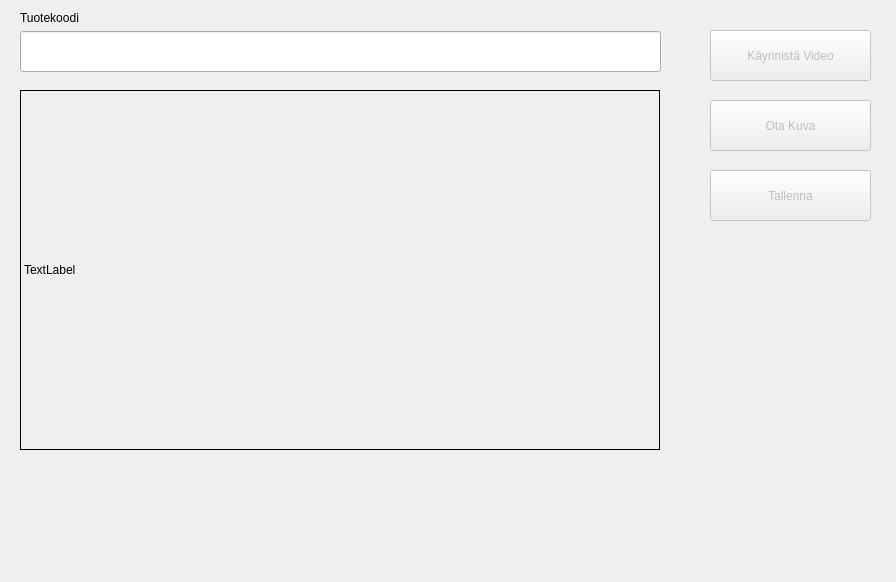
<?xml version="1.0" encoding="UTF-8"?>
<ui version="4.0">
 <class>Form</class>
 <widget class="QWidget" name="Form">
  <property name="geometry">
   <rect>
    <x>0</x>
    <y>0</y>
    <width>896</width>
    <height>582</height>
   </rect>
  </property>
  <property name="windowTitle">
   <string>Form</string>
  </property>
  <widget class="QLabel" name="productImage">
   <property name="geometry">
    <rect>
     <x>20</x>
     <y>90</y>
     <width>640</width>
     <height>360</height>
    </rect>
   </property>
   <property name="frameShape">
    <enum>QFrame::Box</enum>
   </property>
   <property name="text">
    <string>TextLabel</string>
   </property>
  </widget>
  <widget class="QPushButton" name="captureButton">
   <property name="enabled">
    <bool>false</bool>
   </property>
   <property name="geometry">
    <rect>
     <x>710</x>
     <y>30</y>
     <width>161</width>
     <height>51</height>
    </rect>
   </property>
   <property name="text">
    <string>Käynnistä Video</string>
   </property>
  </widget>
  <widget class="QPushButton" name="stillButton">
   <property name="enabled">
    <bool>false</bool>
   </property>
   <property name="geometry">
    <rect>
     <x>710</x>
     <y>100</y>
     <width>161</width>
     <height>51</height>
    </rect>
   </property>
   <property name="text">
    <string>Ota Kuva</string>
   </property>
  </widget>
  <widget class="QPushButton" name="saveButton">
   <property name="enabled">
    <bool>false</bool>
   </property>
   <property name="geometry">
    <rect>
     <x>710</x>
     <y>170</y>
     <width>161</width>
     <height>51</height>
    </rect>
   </property>
   <property name="text">
    <string>Tallenna</string>
   </property>
  </widget>
  <widget class="QLineEdit" name="productId">
   <property name="geometry">
    <rect>
     <x>20</x>
     <y>31</y>
     <width>641</width>
     <height>41</height>
    </rect>
   </property>
   <property name="font">
    <font>
     <pointsize>16</pointsize>
    </font>
   </property>
   <property name="text">
    <string/>
   </property>
  </widget>
  <widget class="QLabel" name="label_2">
   <property name="geometry">
    <rect>
     <x>20</x>
     <y>10</y>
     <width>81</width>
     <height>16</height>
    </rect>
   </property>
   <property name="text">
    <string>Tuotekoodi</string>
   </property>
  </widget>
 </widget>
 <tabstops>
  <tabstop>productId</tabstop>
  <tabstop>captureButton</tabstop>
  <tabstop>stillButton</tabstop>
  <tabstop>saveButton</tabstop>
 </tabstops>
 <resources/>
 <connections/>
</ui>
